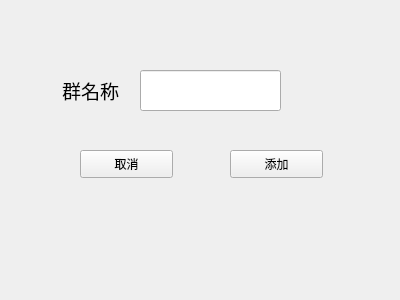
<?xml version="1.0" encoding="UTF-8"?>
<ui version="4.0">
 <class>AddGroup</class>
 <widget class="QWidget" name="AddGroup">
  <property name="geometry">
   <rect>
    <x>0</x>
    <y>0</y>
    <width>400</width>
    <height>300</height>
   </rect>
  </property>
  <property name="windowTitle">
   <string>Form</string>
  </property>
  <widget class="QLabel" name="label">
   <property name="geometry">
    <rect>
     <x>50</x>
     <y>70</y>
     <width>81</width>
     <height>41</height>
    </rect>
   </property>
   <property name="text">
    <string>&lt;html&gt;&lt;head/&gt;&lt;body&gt;&lt;p align=&quot;center&quot;&gt;&lt;span style=&quot; font-size:14pt;&quot;&gt;群名称&lt;/span&gt;&lt;/p&gt;&lt;/body&gt;&lt;/html&gt;</string>
   </property>
  </widget>
  <widget class="QLineEdit" name="lineEdit">
   <property name="geometry">
    <rect>
     <x>140</x>
     <y>70</y>
     <width>141</width>
     <height>41</height>
    </rect>
   </property>
  </widget>
  <widget class="QPushButton" name="cancelButton">
   <property name="geometry">
    <rect>
     <x>80</x>
     <y>150</y>
     <width>93</width>
     <height>28</height>
    </rect>
   </property>
   <property name="text">
    <string>取消</string>
   </property>
  </widget>
  <widget class="QPushButton" name="addButton">
   <property name="geometry">
    <rect>
     <x>230</x>
     <y>150</y>
     <width>93</width>
     <height>28</height>
    </rect>
   </property>
   <property name="text">
    <string>添加</string>
   </property>
  </widget>
 </widget>
 <resources/>
 <connections/>
</ui>
